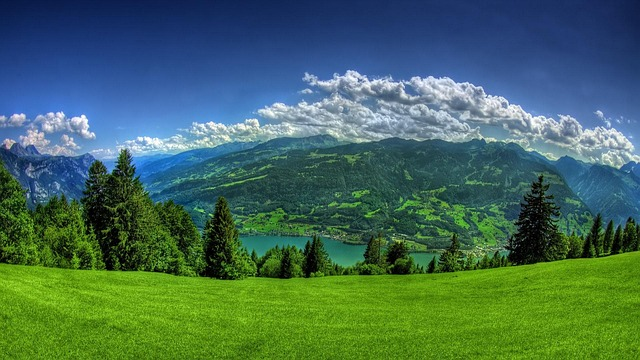
#> input picture week_4/Assignment/nature.jpg, 640 x 360 px
$ jupyter execute assignment.ipynb
#> lines starting #> are read from the running program, lines starting #| are printed output that depends on the picture; after the words box and inside, x2 and y2 are one past the last pixel; in counts of white or black regions, pixels touching at a corner belong together
# Week 04 – Image Processing Assignment

## Topics Covered
- Power Law Transformation (Gamma Correction)
- Image Negative
- Gamma Curves Analysis
- Intensity Range Mapping
- Practical Image Enhancement Techniques

---

## Environment Setup

[cell 1]
import os
import numpy as np
import matplotlib.pyplot as plt
import cv2

print("OpenCV:", cv2.__version__)

IMAGE_PATH = "nature.jpg"

img = cv2.imread(IMAGE_PATH)
#> img is the input picture: shape (360, 640, 3); mean B, G, R 88.6, 106.7, 67.9
img = cv2.cvtColor(img, cv2.COLOR_BGR2RGB)
print("Image shape:", img.shape, "| dtype:", img.dtype)
#| Image shape: (360, 640, 3) | dtype: uint8

plt.figure(figsize=(5,5))
plt.imshow(img)
plt.title("Original Image")
plt.axis('off')
plt.show()

# Part 1 – Power Law Transformation (Gamma Correction)

### Challenge 1.1

[cell 2]
# Implement gamma_correction function

def gamma_correction(image, gamma):
#> called with gamma = 0.5
    img_float = image.astype(np.float32) / 255.0
    corrected = np.power(img_float, gamma)
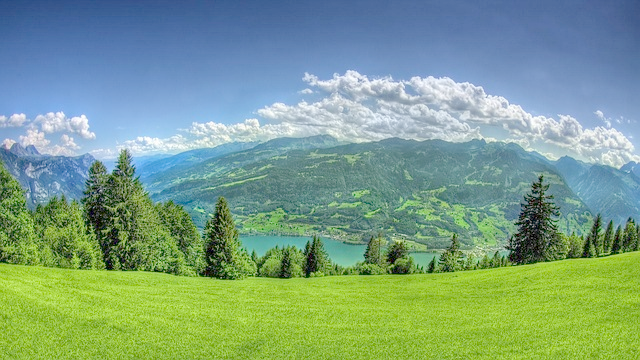
#> corrected: shape (360, 640, 3) float32; mean R, G, B 0.489, 0.628, 0.529
    corrected = (corrected * 255).astype(np.uint8)
    return corrected

img_gamma = gamma_correction(img, 0.5)

plt.figure(figsize=(10,5))
plt.subplot(1,2,1); plt.imshow(img); plt.title("Original"); plt.axis('off')
plt.subplot(1,2,2); plt.imshow(img_gamma); plt.title("Gamma=0.5"); plt.axis('off')
plt.show()

### Challenge 1.2 – Gamma Curve Analysis

[cell 3]
# Plot gamma curves

r = np.linspace(0, 1, 256)

gamma_values = [0.25, 0.5, 0.75, 1.0, 1.5, 2.0, 2.5]

plt.figure(figsize=(10,6))
for g in gamma_values:
    s = np.power(r, g)
    plt.plot(r, s, label=f'γ={g}')

plt.xlabel('Input Intensity (r)')
plt.ylabel('Output Intensity (s)')
plt.title('Gamma Curves')
plt.legend()
plt.grid(True)
plt.xlim(0, 1)
plt.ylim(0, 1)
plt.show()
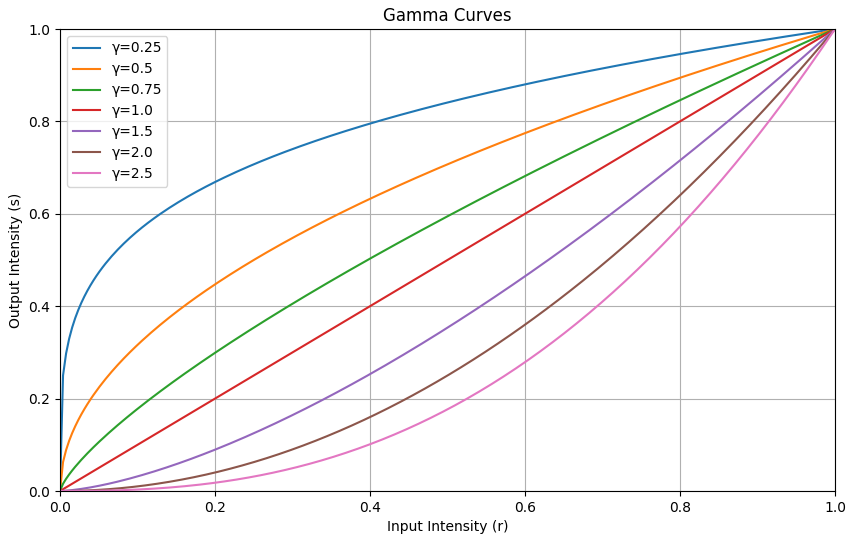
#> figure drawn by matplotlib, 1 panel; curve peaks at x = 1, y = 1; curve peaks at x = 1, y = 1; curve peaks at x = 1, y = 1

### Challenge 1.3 – Comparative Study

[cell 4]
# Comparative gamma correction implementation

gamma_test = [0.5, 1.0, 2.0]

plt.figure(figsize=(12,4))
plt.subplot(1,4,1); plt.imshow(img); plt.title("Original"); plt.axis('off')

for i, g in enumerate(gamma_test, start=2):
    img_g = gamma_correction(img, g)
    plt.subplot(1,4,i); plt.imshow(img_g); plt.title(f'γ={g}'); plt.axis('off')

plt.tight_layout()
plt.show()

# Part 2 – Basic Intensity Transformations

### Challenge 2.1 – Image Negative

[cell 5]
# Implement image negative transformation

def image_negative(image):
    max_val = 255
    negative = max_val - image
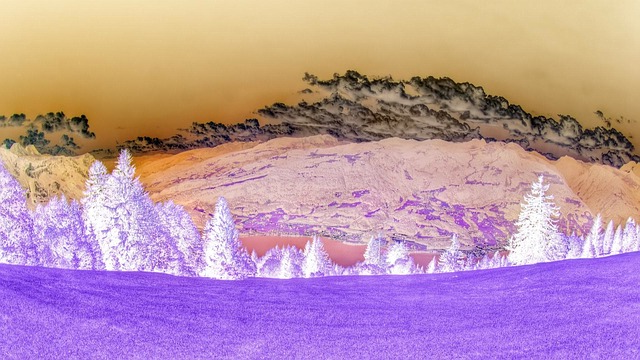
#> negative: shape (360, 640, 3); mean R, G, B 187.1, 148.3, 166.4
    return negative

img_negative = image_negative(img)

plt.figure(figsize=(10,5))
plt.subplot(1,2,1); plt.imshow(img); plt.title("Original"); plt.axis('off')
plt.subplot(1,2,2); plt.imshow(img_negative); plt.title("Negative"); plt.axis('off')
plt.show()

### Challenge 2.2 – Intensity Range Mapping

[cell 6]
# Implement intensity range mapping

def intensity_range_mapping(image, A, B):
    result = image.copy()
    result[(image >= A) & (image <= B)] = 255
    return result

gray_for_mapping = cv2.cvtColor(img, cv2.COLOR_RGB2GRAY)
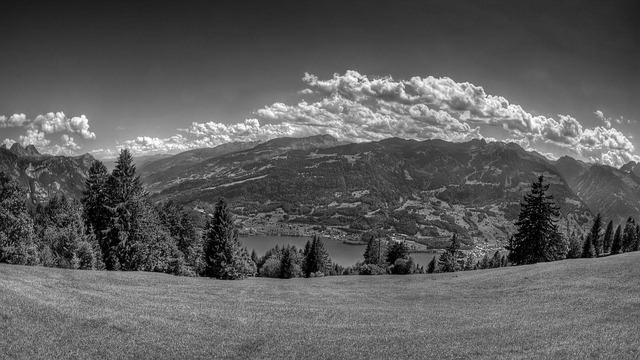
#> gray_for_mapping: shape (360, 640); min 0, max 255, mean 93
img_mapped = intensity_range_mapping(gray_for_mapping, 100, 200)

plt.figure(figsize=(10,5))
plt.subplot(1,2,1); plt.imshow(gray_for_mapping, cmap='gray'); plt.title("Original Grayscale"); plt.axis('off')
plt.subplot(1,2,2); plt.imshow(img_mapped, cmap='gray'); plt.title("Range [100,200] -> 255"); plt.axis('off')
plt.show()

### Challenge 2.3 – Integrated Enhancement

[cell 7]
# Build full enhancement pipeline

def enhancement_pipeline(image, gamma=1.0, range_A=None, range_B=None):
#> called with gamma = 1.2, range_A = 120, range_B = 200
    img_gamma = gamma_correction(image, gamma)

    if range_A is not None and range_B is not None:
        gray = cv2.cvtColor(img_gamma, cv2.COLOR_RGB2GRAY)
        img_gamma = intensity_range_mapping(gray, range_A, range_B)
#> in intensity_range_mapping (call 2), `result[(image >= A) & (image <= B)] = 255`: result: shape (360, 640); min 0, max 255, mean 92.3

    return img_gamma

final_result = enhancement_pipeline(img, gamma=1.2, range_A=120, range_B=200)

plt.figure(figsize=(10,5))
plt.subplot(1,2,1); plt.imshow(img); plt.title("Original"); plt.axis('off')
plt.subplot(1,2,2); plt.imshow(final_result, cmap='gray'); plt.title("Enhanced (γ=1.2, range)"); plt.axis('off')
plt.show()

# Part 3 – Advanced Optimization Challenge

### Challenge 3.1 – Performance & Robustness

[cell 8]
# Final optimized solution with input validation

def robust_gamma_correction(image, gamma):
    if image is None:
        raise ValueError("Image is None")
    if gamma <= 0:
        raise ValueError("Gamma must be positive")

    if len(image.shape) == 2:
        img_float = image.astype(np.float32) / 255.0
        corrected = np.power(img_float, gamma)
        return (corrected * 255).astype(np.uint8)
    else:
        result = np.zeros_like(image)
        for i in range(image.shape[2]):
            img_float = image[:,:,i].astype(np.float32) / 255.0
            corrected = np.power(img_float, gamma)
            result[:,:,i] = (corrected * 255).astype(np.uint8)
        return result

def robust_image_negative(image):
    if image is None:
        raise ValueError("Image is None")
    max_val = 255
    return max_val - image

def robust_intensity_mapping(image, A, B):
    if image is None:
        raise ValueError("Image is None")
    if A > B:
        raise ValueError("A must be <= B")
    result = image.copy()
    if len(image.shape) == 2:
        result[(image >= A) & (image <= B)] = 255
    else:
        gray = cv2.cvtColor(image, cv2.COLOR_RGB2GRAY)
        mask = (gray >= A) & (gray <= B)
        for i in range(image.shape[2]):
            result[:,:,i][mask] = 255
    return result

print("All robust functions defined successfully!")

### Final Task: Complete Enhancement Solution

[cell 9]
# Final comparison visualization

plt.figure(figsize=(16,10))

plt.subplot(2,4,1); plt.imshow(img); plt.title("Original"); plt.axis('off')

gamma_vals = [0.5, 1.0, 2.0]
for i, g in enumerate(gamma_vals, start=2):
    img_g = robust_gamma_correction(img, g)
    plt.subplot(2,4,i); plt.imshow(img_g); plt.title(f'Gamma={g}'); plt.axis('off')

plt.subplot(2,4,5); plt.imshow(robust_image_negative(img)); plt.title("Negative"); plt.axis('off')

gray = cv2.cvtColor(img, cv2.COLOR_RGB2GRAY)
plt.subplot(2,4,6); plt.imshow(gray, cmap='gray'); plt.title("Grayscale"); plt.axis('off')

plt.subplot(2,4,7); plt.imshow(robust_intensity_mapping(gray, 80, 180), cmap='gray'); plt.title("Intensity [80,180]"); plt.axis('off')

img_combined = robust_gamma_correction(img, 1.3)
#> call 4 of robust_gamma_correction, with gamma = 1.3
#> the loop in robust_gamma_correction (call 4), `for i in range(image.shape[2]):` made 3 passes
#> pass 1, in robust_gamma_correction (call 4), `corrected = np.power(img_float, gamma)`:
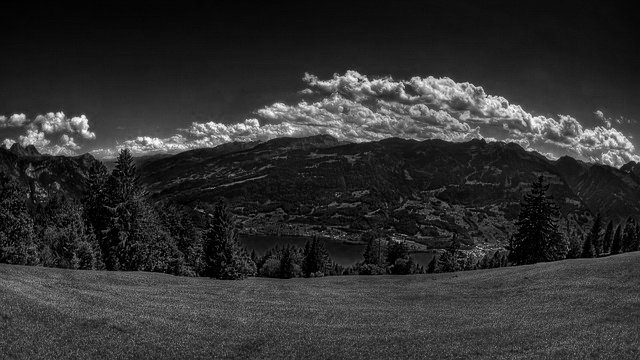
#> corrected: shape (360, 640) float32; min 0, max 1, mean 0.192
#> after the loop in robust_gamma_correction (call 4), `for i in range(image.shape[2]):`:
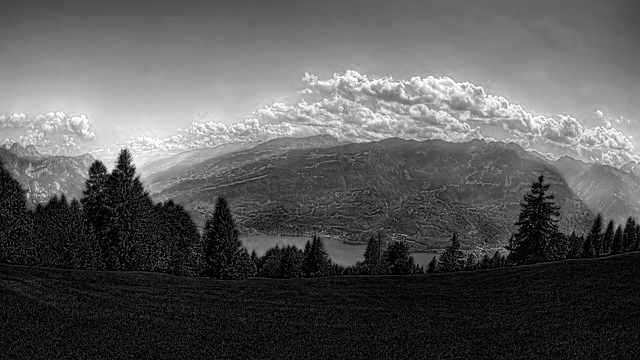
#> img_float: shape (360, 640) float32; min 0, max 1, mean 0.347
#> after the loop in robust_gamma_correction (call 4), `for i in range(image.shape[2]):`:
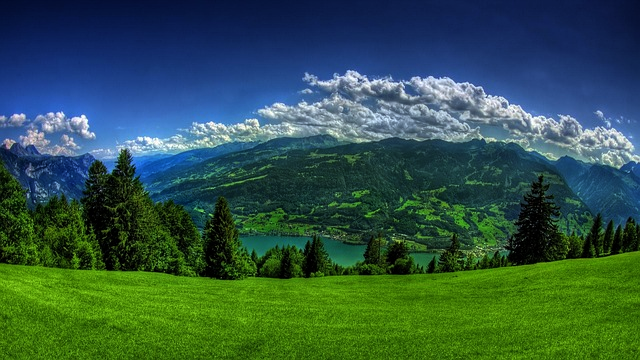
#> result: shape (360, 640, 3); mean R, G, B 48.5, 85, 71.6
img_combined = robust_intensity_mapping(img_combined, 100, 220)
#> call 2 of robust_intensity_mapping, with A = 100, B = 220
#> in robust_intensity_mapping (call 2), `gray = cv2.cvtColor(image, cv2.COLOR_RGB2GRAY)`:
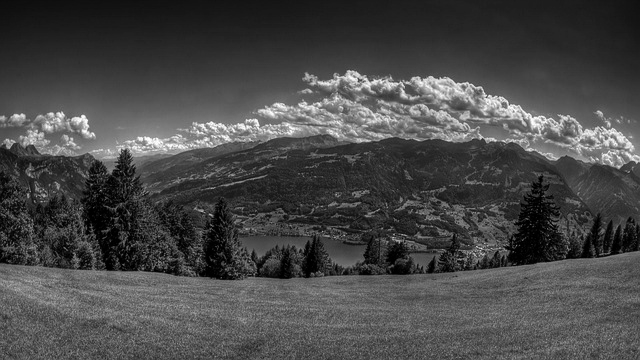
#> gray: shape (360, 640); min 0, max 254, mean 72.5
#> in robust_intensity_mapping (call 2), `mask = (gray >= A) & (gray <= B)`:
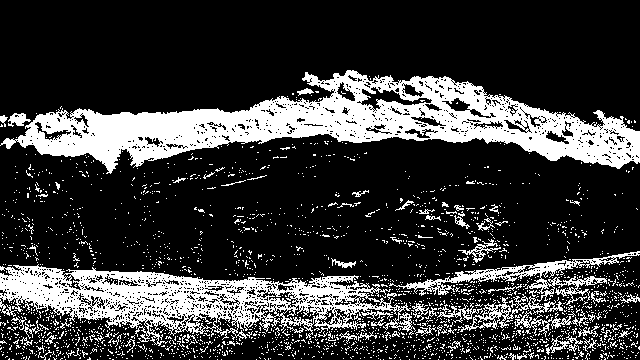
#> mask: shape (360, 640) bool; 22.5% white; 2248 white regions (2175 under 20 px), largest, box (x1, y1, x2, y2) and area: (0, 70, 640, 174) 25054, (0, 264, 416, 346) 13753, (389, 251, 640, 305) 2467
#> after the loop in robust_intensity_mapping (call 2), `for i in range(image.shape[2]):`:
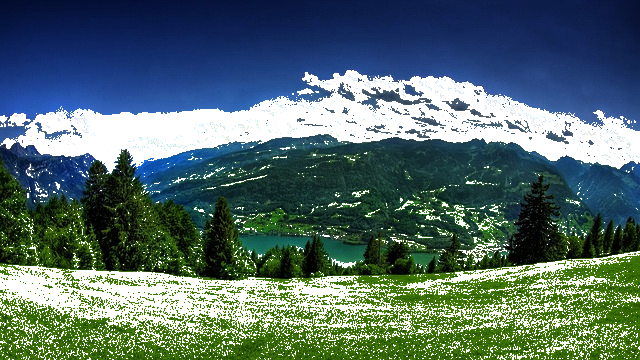
#> result: shape (360, 640, 3); mean R, G, B 83.3, 109.3, 106.8
plt.subplot(2,4,8); plt.imshow(img_combined); plt.title("Combined (γ=1.3 + mapping)"); plt.axis('off')

plt.tight_layout()
plt.show()
